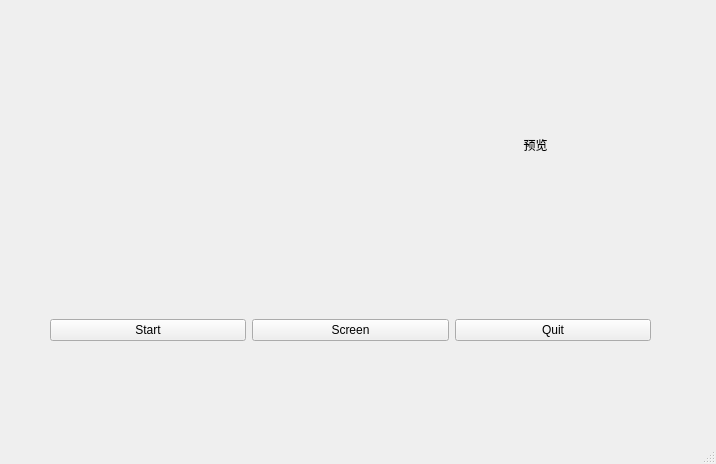
<?xml version="1.0" encoding="UTF-8"?>
<ui version="4.0">
 <class>MainWindow</class>
 <widget class="QMainWindow" name="MainWindow">
  <property name="geometry">
   <rect>
    <x>0</x>
    <y>0</y>
    <width>716</width>
    <height>464</height>
   </rect>
  </property>
  <property name="windowTitle">
   <string>MainWindow</string>
  </property>
  <widget class="QWidget" name="centralwidget">
   <widget class="QLabel" name="label_screenShot">
    <property name="geometry">
     <rect>
      <x>420</x>
      <y>50</y>
      <width>231</width>
      <height>191</height>
     </rect>
    </property>
    <property name="focusPolicy">
     <enum>Qt::StrongFocus</enum>
    </property>
    <property name="text">
     <string>预览</string>
    </property>
    <property name="alignment">
     <set>Qt::AlignCenter</set>
    </property>
   </widget>
   <widget class="QWidget" name="verticalLayoutWidget">
    <property name="geometry">
     <rect>
      <x>40</x>
      <y>10</y>
      <width>351</width>
      <height>271</height>
     </rect>
    </property>
    <layout class="QVBoxLayout" name="verticalLayout"/>
   </widget>
   <widget class="QWidget" name="">
    <property name="geometry">
     <rect>
      <x>50</x>
      <y>300</y>
      <width>601</width>
      <height>61</height>
     </rect>
    </property>
    <layout class="QHBoxLayout" name="horizontalLayout">
     <item>
      <widget class="QPushButton" name="pushButton_start">
       <property name="text">
        <string>Start</string>
       </property>
      </widget>
     </item>
     <item>
      <widget class="QPushButton" name="pushButton_screen">
       <property name="text">
        <string>Screen</string>
       </property>
      </widget>
     </item>
     <item>
      <widget class="QPushButton" name="pushButton_quit">
       <property name="text">
        <string>Quit</string>
       </property>
      </widget>
     </item>
    </layout>
   </widget>
  </widget>
  <widget class="QMenuBar" name="menubar">
   <property name="geometry">
    <rect>
     <x>0</x>
     <y>0</y>
     <width>716</width>
     <height>22</height>
    </rect>
   </property>
  </widget>
  <widget class="QStatusBar" name="statusbar"/>
 </widget>
 <resources/>
 <connections/>
</ui>
